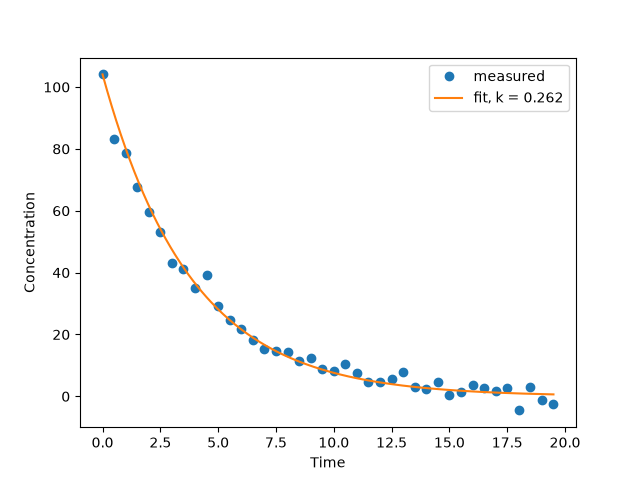

Generate this figure with Python:
"""PW2 Lab B Part 3 -- fit a reaction's rate constant to measured data."""
import numpy as np
import matplotlib.pyplot as plt
from scipy.optimize import minimize

# TODO 1
data = np.loadtxt("kinetics.csv", delimiter=",", skiprows=1)
t, C = data[:, 0], data[:, 1]
C0 = C[0]

# TODO 2
def total_error(k):
    k = np.ravel(k)[0]
    return np.sum((C - C0*np.exp(-k*t))**2)

# TODO 3
res = minimize(total_error, x0=0.5, method="SLSQP", bounds=[(0, 5)])
k_fit = res.x[0]
print("Fitted k:", k_fit)

# TODO 4
t_fine = np.linspace(t.min(), t.max(), 300)
plt.figure()
plt.plot(t, C, "o", label="measured")
plt.plot(t_fine, C0*np.exp(-k_fit*t_fine), "-", label=f"fit, k = {k_fit:.3f}")
plt.xlabel("Time")
plt.ylabel("Concentration")
plt.legend()
plt.savefig("kinetics.png")
